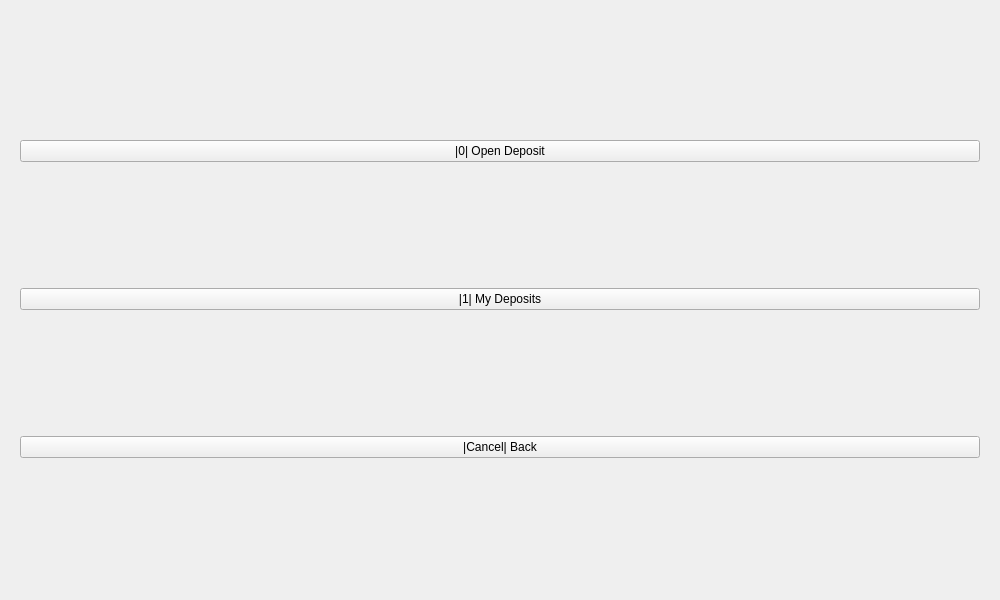
<?xml version="1.0" encoding="UTF-8"?>
<ui version="4.0">
 <class>DepositWindow</class>
 <widget class="QWidget" name="DepositWindow">
  <property name="geometry">
   <rect>
    <x>0</x>
    <y>0</y>
    <width>1000</width>
    <height>600</height>
   </rect>
  </property>
  <property name="windowTitle">
   <string>Form</string>
  </property>
  <layout class="QHBoxLayout" name="horizontalLayout">
   <item>
    <widget class="QStackedWidget" name="stackedWidget">
     <widget class="QWidget" name="pageDepositMain">
      <layout class="QVBoxLayout" name="verticalLayout">
       <item>
        <widget class="QPushButton" name="btnOpenDeposit">
         <property name="text">
          <string>|0| Open Deposit</string>
         </property>
        </widget>
       </item>
       <item>
        <widget class="QPushButton" name="btnMyDeposits">
         <property name="text">
          <string>|1| My Deposits</string>
         </property>
        </widget>
       </item>
       <item>
        <widget class="QPushButton" name="pushButton">
         <property name="text">
          <string>|Cancel| Back</string>
         </property>
        </widget>
       </item>
      </layout>
     </widget>
     <widget class="QWidget" name="pageOpenDeposit">
      <layout class="QVBoxLayout" name="verticalLayout_2">
       <item alignment="Qt::AlignHCenter">
        <widget class="QLabel" name="labelOpenDepositTitle">
         <property name="sizePolicy">
          <sizepolicy hsizetype="Fixed" vsizetype="Fixed">
           <horstretch>0</horstretch>
           <verstretch>0</verstretch>
          </sizepolicy>
         </property>
         <property name="font">
          <font>
           <pointsize>20</pointsize>
          </font>
         </property>
         <property name="text">
          <string>Open Deposit</string>
         </property>
        </widget>
       </item>
       <item>
        <widget class="DepositWidget" name="widgetOpenDepositDeposit" native="true"/>
       </item>
       <item>
        <layout class="QHBoxLayout" name="horizontalLayout_4">
         <item>
          <widget class="QLabel" name="label_4">
           <property name="sizePolicy">
            <sizepolicy hsizetype="Fixed" vsizetype="Fixed">
             <horstretch>0</horstretch>
             <verstretch>0</verstretch>
            </sizepolicy>
           </property>
           <property name="text">
            <string>|Enter| Open Deposit</string>
           </property>
          </widget>
         </item>
         <item>
          <widget class="QLabel" name="label_5">
           <property name="sizePolicy">
            <sizepolicy hsizetype="Fixed" vsizetype="Fixed">
             <horstretch>0</horstretch>
             <verstretch>0</verstretch>
            </sizepolicy>
           </property>
           <property name="text">
            <string>|Cancel| Back</string>
           </property>
          </widget>
         </item>
        </layout>
       </item>
      </layout>
     </widget>
     <widget class="QWidget" name="pageMyDeposits">
      <layout class="QGridLayout" name="gridLayout">
       <item row="1" column="0" colspan="2" alignment="Qt::AlignHCenter">
        <widget class="QLabel" name="labelMyDepositsTitle">
         <property name="sizePolicy">
          <sizepolicy hsizetype="Preferred" vsizetype="Fixed">
           <horstretch>0</horstretch>
           <verstretch>0</verstretch>
          </sizepolicy>
         </property>
         <property name="font">
          <font>
           <pointsize>20</pointsize>
          </font>
         </property>
         <property name="text">
          <string>My Deposits</string>
         </property>
        </widget>
       </item>
       <item row="2" column="0" rowspan="3">
        <widget class="QListWidget" name="listDeposits"/>
       </item>
       <item row="4" column="1">
        <widget class="QLineEdit" name="editMyDepositsReplenish"/>
       </item>
       <item row="3" column="1">
        <widget class="QLabel" name="labelMyDepositsReplenish">
         <property name="sizePolicy">
          <sizepolicy hsizetype="Fixed" vsizetype="Fixed">
           <horstretch>0</horstretch>
           <verstretch>0</verstretch>
          </sizepolicy>
         </property>
         <property name="text">
          <string>Replenish amount</string>
         </property>
        </widget>
       </item>
       <item row="2" column="1">
        <widget class="DepositWidget" name="widgetMyDepositsDeposit" native="true"/>
       </item>
       <item row="6" column="0" colspan="3">
        <layout class="QHBoxLayout" name="horizontalLayout_3">
         <item>
          <widget class="QLabel" name="label">
           <property name="sizePolicy">
            <sizepolicy hsizetype="Fixed" vsizetype="Fixed">
             <horstretch>0</horstretch>
             <verstretch>0</verstretch>
            </sizepolicy>
           </property>
           <property name="text">
            <string>|Enter| Replenish Deposit</string>
           </property>
          </widget>
         </item>
         <item>
          <widget class="QLabel" name="label_3">
           <property name="sizePolicy">
            <sizepolicy hsizetype="Fixed" vsizetype="Fixed">
             <horstretch>0</horstretch>
             <verstretch>0</verstretch>
            </sizepolicy>
           </property>
           <property name="text">
            <string>|Clear| Cancel Deposit</string>
           </property>
          </widget>
         </item>
         <item>
          <widget class="QLabel" name="label_2">
           <property name="sizePolicy">
            <sizepolicy hsizetype="Fixed" vsizetype="Fixed">
             <horstretch>0</horstretch>
             <verstretch>0</verstretch>
            </sizepolicy>
           </property>
           <property name="text">
            <string>|Cancel| Back</string>
           </property>
          </widget>
         </item>
        </layout>
       </item>
      </layout>
     </widget>
    </widget>
   </item>
  </layout>
 </widget>
 <customwidgets>
  <customwidget>
   <class>DepositWidget</class>
   <extends>QWidget</extends>
   <header>views/deposit/depositWidget/DepositWidget.h</header>
   <container>1</container>
  </customwidget>
 </customwidgets>
 <resources/>
 <connections/>
</ui>
